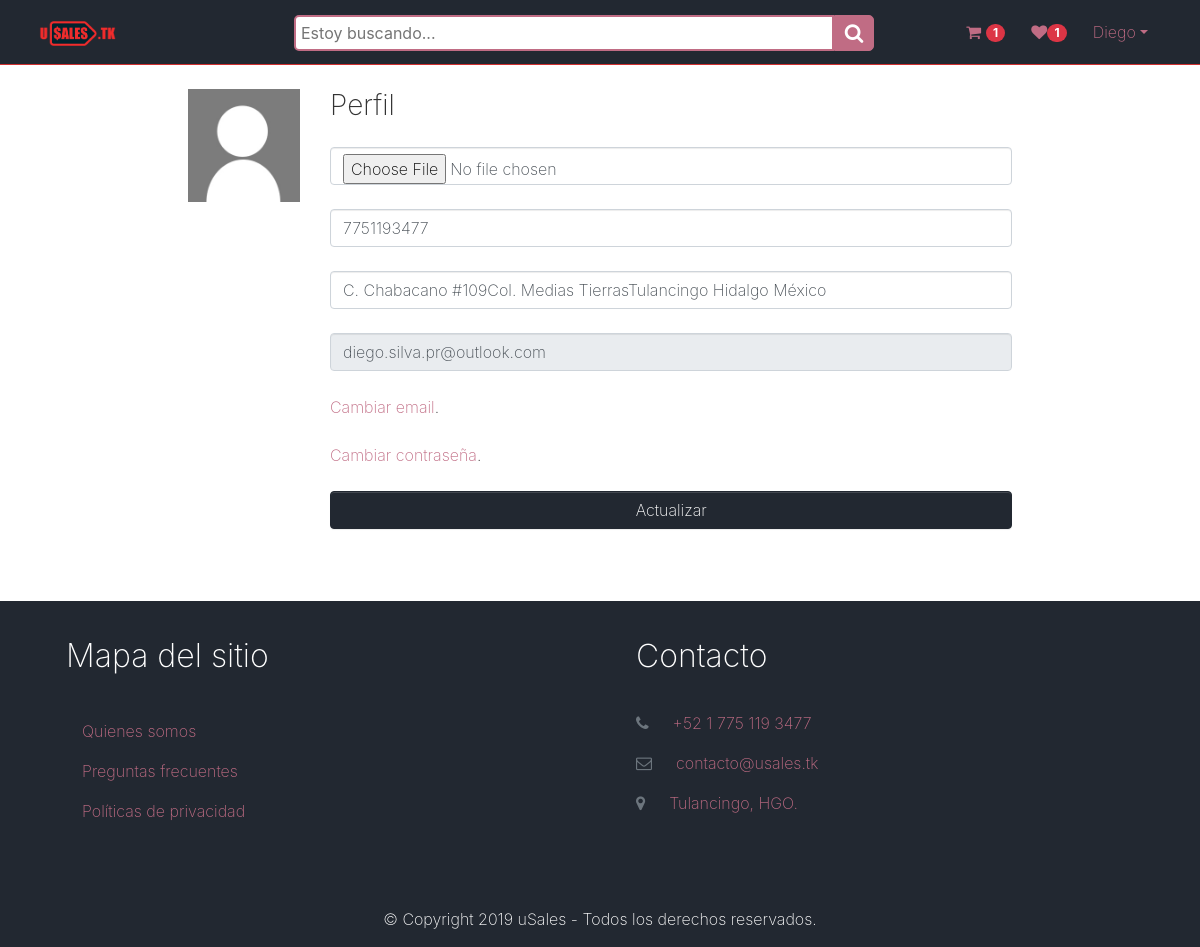
/accounts/profile/ (signed in), run on an earlier commit of the app's database.
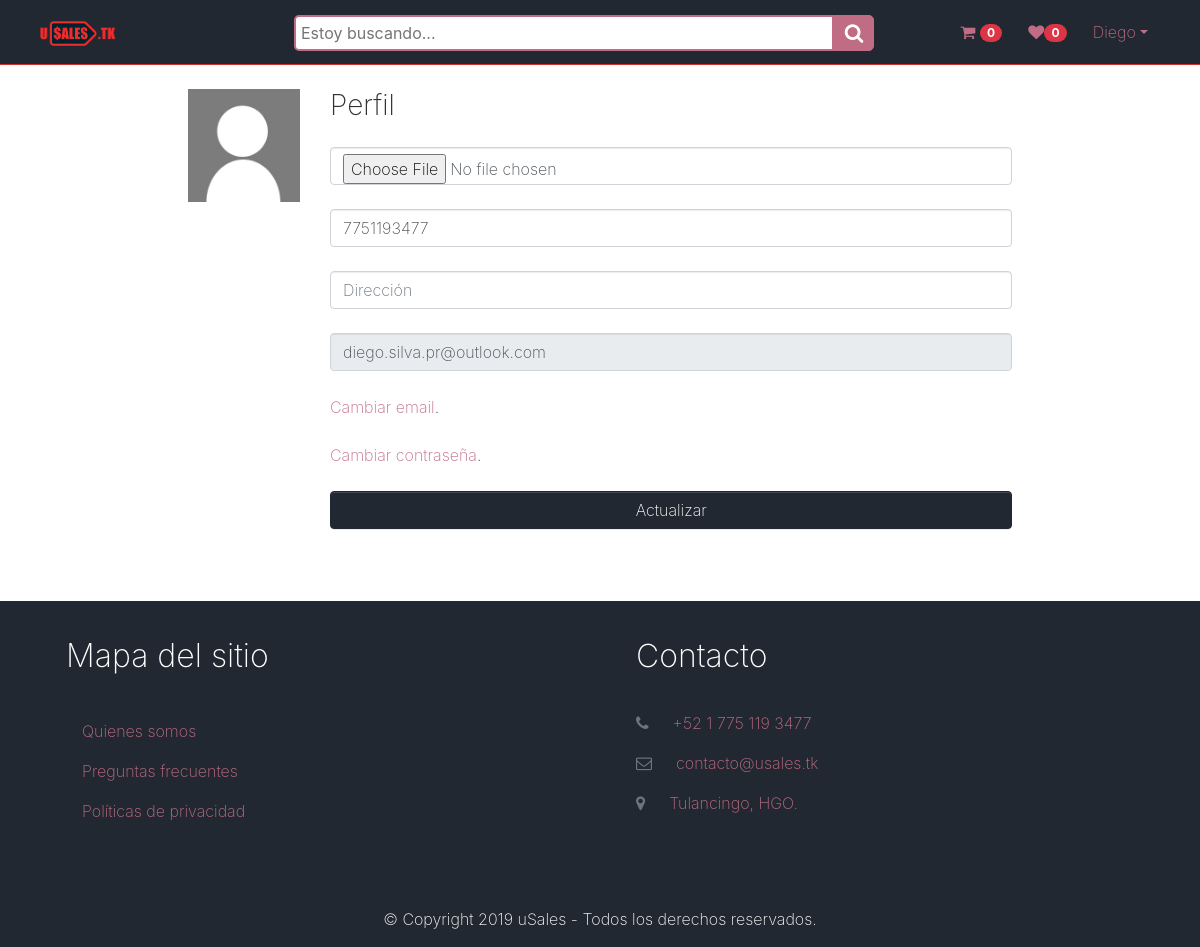
And on a later commit of the database.
### registration/models.py (models this page shows, shortened)
class Profile(models.Model):
    user = models.OneToOneField(User, on_delete=models.CASCADE)
    phone = models.TextField(max_length=10,null=True, blank=True, default='')
    address = models.TextField(max_length=100,null=True, blank=True, default='')
    avatar = models.ImageField(upload_to=custom_upload_to, null=True, blank=True)
    created = models.DateTimeField(auto_now_add=True, verbose_name="Creado")
    updated = models.DateTimeField(auto_now=True, verbose_name="Actualizado")
    class Meta:
        ordering = ['user__username']

### registration/views.py (the view)
# urls.py: path('profile/', ProfileUpdate.as_view(), name='profile'),
@method_decorator(login_required, name='dispatch')
class ProfileUpdate(UpdateView):
    form_class = ProfileForm
    success_url = reverse_lazy('profile')
    template_name = 'registration/profile_form.html'
    def get_object(self):
        profile, created = Profile.objects.get_or_create (user=self.request.user)
        return profile

### registration/forms.py
class ProfileForm(forms.ModelForm):
    class Meta:
        model = Profile
        fields = ['avatar','phone', 'address']
        widgets = {
            'avatar': forms.ClearableFileInput(attrs={'class':'form-control-file mt-3'}),
            'phone': forms.TextInput(attrs={'class':'form-control mt-3', 'rows':3, 'placeholder':'Teléfono'}),
            'address': forms.TextInput(attrs={'class':'form-control mt-3', 'placeholder':'Dirección'}),
        }

### core/templatetags/custom_tags.py (called while the page is built)
@register.filter
def wishlist_counter(usuario, id):
    return Wish_listItem.objects.filter(customer=id).count()

@register.filter
def basketlist_counter(usuario, id):
    return Shopping_basketItem.objects.filter(customer=id).aggregate(Sum('quantity'))['quantity__sum']

@register.simple_tag
def categories():
    return Category.objects.all()

@register.simple_tag
def aboutus():
    return AboutUs.objects.first()

@register.simple_tag
def privacy():
    return Privacy.objects.first()

@register.simple_tag
def faq():
    return FAQ.objects.all()

### information/models.py (called while the page is built)
    def __str__(self):
        return self.title

    def __str__(self):
        return self.title

### registration/templates/registration/profile_form.html (shortened to what this page needs)
{% extends 'core/base.html' %}
{% load static %}
{% block content %}
<main role="main">
  <div class="container">
    <div class="row mt-3">
      <div class="col-md-9 mx-auto mb-5">
        <form action="" method="post" enctype="multipart/form-data">{% csrf_token %}
          <div class="row">
            <div class="col-md-2">
              {% if request.user.profile.avatar %}
                <img src="{{request.user.profile.avatar.url}}" class="img-fluid">
                <p class="mt-1">¿Borrar? <input type="checkbox" id="avatar-clear" name="avatar-clear" /></p>
                {% else %}
                <img src="{% static 'registration/img/no-avatar.jpg' %}" class="img-fluid">
              {% endif %}
            </div>
            <div class="col-md-10">
              <h3>Perfil</h3>
              <input type="file" name="avatar" class="form-control mt-3" id="id_avatar">
              <input type="text" name="phone" class="form-control mt-3" rows="3" placeholder="Teléfono" maxlength="10" id="id_phone" value="{{profile.phone}}">
              <input type="text" name="address" class="form-control mt-3" placeholder="Dirección" maxlength="100" id="id_address" value="{{profile.address}}">
              <input class="form-control mt-3" value="{{request.user.email}}" readonly />
              <p class="mt-3"><a href="{% url 'profile_email' %}" >Cambiar email</a>.<br>
              <p class="mt-3"><a href="{% url 'password_change' %}" >Cambiar contraseña</a>.</p>
              <input type="submit" class="btn btn-primary btn-block mt-3" value="Actualizar">
            </div>
          </div>
        </form>
      </div>
    </div>
  </div>
</main>
{% endblock %}

### core/templates/core/base.html (shortened to what the changed rows need)
<!DOCTYPE html>
<html lang="es">
<head>
    {% load static %}
    {% load custom_tags %}
    {% categories as categories %}
    {% aboutus as aboutus %}
    {% privacy as privacy %}
    {% faq as FAQ %}
    <link rel="stylesheet" href="https://cdnjs.cloudflare.com/ajax/libs/font-awesome/4.7.0/css/font-awesome.min.css"
        type="text/css">
    <link href="{% static 'core/css/booty.css' %}" rel="stylesheet">
    <link href="{% static 'core/css/jquery.growl.css' %}" rel="stylesheet">
</head>
<body>
        <nav class="navbar navbar-expand-md navbar-dark bg-primary sticky-top border-bottom border-secondary">
            <div class="container-fluid">
                <div class="navbar-collapse text-center collapse" id="navbar4">
                    <ul class="navbar-nav ml-auto">
                        {% if user.is_authenticated %}
                        <li class="nav-item">
                            <a href="{% url 'shopping_basket:shopping_basket_list' %}" class="btn btn-link">
                                <span class="fa fa-shopping-cart"></span>
                                <span class="badge badge-danger badge-pill">{% if usuario|basketlist_counter:request.user.id %}{{usuario|basketlist_counter:request.user.id}}{% else %}0{% endif %}</span></a>
                        </li>
                        <li class="nav-item "> <a href="{% url 'wish_lists:wish_lists' %}" class="btn btn-link">
                                <span class="fa fa-heart"></span><span id="wishlist_span"
                                    class="badge badge-danger badge-pill">{{ usuario|wishlist_counter:request.user.id }}</span></a>
                        </li>
                        <li class="nav-item">
                            <div class="btn-group">
                                <button class="btn btn-link dropdown-toggle" data-toggle="dropdown"
                                    aria-expanded="false">{{request.user.first_name|truncatechars:9}}</button>
                            </div>
                        </li>
                        {% else %}
                        <li class="nav-item">
                            <a href="{% url 'login' %}" class="btn btn-link">Acceder</a>
                        </li>
                        {% endif %}
                    </ul>
                </div>
            </div>
        </nav>
        {% block content %}
        {% endblock %}
        <div class="bg-primary text-white">
            <div class="container">
                <div class="row">
                    <div class="p-4 col-md-6">
                        <h2 class="mb-4">Mapa del sitio</h2>
                    </div>
                    <div class="p-4 col-md-6">
                        <h2 class="mb-4">Contacto</h2>
                    </div>
                </div>
            </div>
        </div>
    </body>
</html>

What changed in the data, as far as the page shows it:
changed Profile: address "C. Chabacano #109Col. Medias TierrasTulancingo Hidalgo México" → (not shown)
Also different on the page:
{{ usuario|wishlist_counter:request.user.id }}: "1" → "0"
{{ usuario|basketlist_counter:request.user.id }}: "1" → (not shown)
text now shown: "0"
